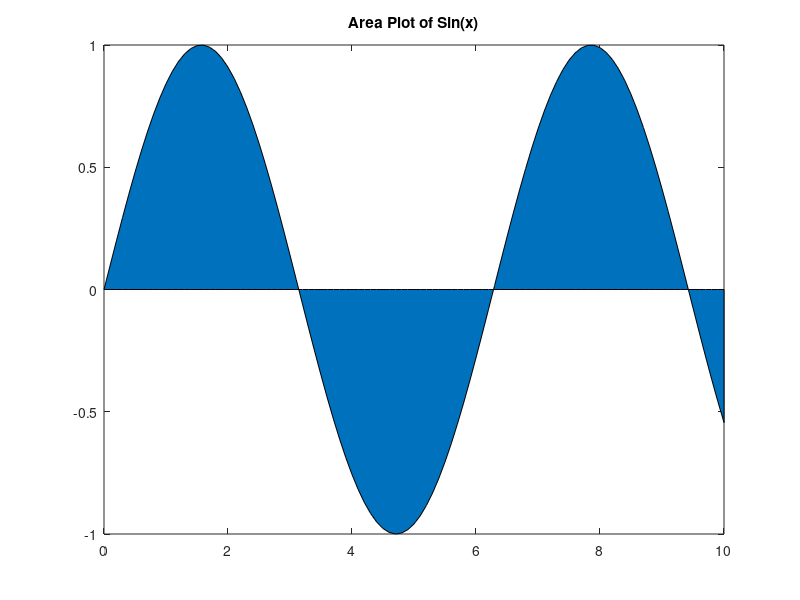

This chart was generated by the following MATLAB code:
%1 Arithmetic Problem
a=15;
b=10;
sum=a+b;
diff=a-b;
prod=a*b;
div=a/b;

disp(['sum: ', num2str(sum)]); %number to string
disp(['diff: ', num2str(diff)]);
disp(['prod: ', num2str(prod)]);
disp(['div: ', num2str(div)]);
%2 For loop:
for i=5:15
    disp(['Iteration :' num2str(i)]);
    disp('My Name is Abrar');
end

for i=5:2:20
    disp(['Iteration:', num2str(i)]);
end
for i=100:-1:50
    disp(['Iteration:', num2str(i)]);
end

%4 conditional statement/if,else
x=2;
if mod(x,2)==0
    disp('even');
else
    disp('odd');
end

%5 Matrix Application
A=[1 2; 3 4];
B=[5 6; 7 8];
C=A+B;
D=A*B;

disp('Matrix Summation (A+B):');
disp(C);
disp('Matrix Summation (A*B):');
disp(D);

%6 call a function
result =square(4);
disp(['Square: ', num2str(result)]);

% sine wave, binary data sequence
binaryData=[0 1 1 0 1 0 1];

%create time vector that matches the number of binaryData
t=1:length(binaryData);
%use stairs to plot the digital signal
stairs(t,binaryData,'r','LineWidth',6); %digital signal
%t means time vector


%customize the plot
ylim([-0.2 1.2]);
xlabel('Time');
ylabel('Binary Value');
title('Digital Signal Using Stairs');
grid on;


%Plot Log
x=logspace(0,2,100);
y= log10(x);
semilogx(x,y);
title('Logarithmic X Plot');
xlabel('log x');
ylabel('log10(x)');
grid on;

%Area plot of sinx
x= 0:0.1:10;
y=sin(x);
area(x,y);
title('Area Plot of Sin(x)');